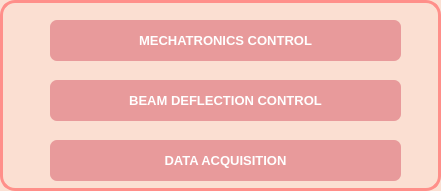
     <widget class="QWidget" name="widget_17" native="true">
      <property name="geometry">
       <rect>
        <x>1290</x>
        <y>130</y>
        <width>441</width>
        <height>191</height>
       </rect>
      </property>
      <property name="autoFillBackground">
       <bool>false</bool>
      </property>
      <property name="styleSheet">
       <string notr="true">border: 3px solid #ff8f8a;
border-radius: 15px;
background-color:#fbdfd2;</string>
      </property>
      <widget class="QLabel" name="mechStatus">
       <property name="geometry">
        <rect>
         <x>50</x>
         <y>20</y>
         <width>351</width>
         <height>41</height>
        </rect>
       </property>
       <property name="font">
        <font>
         <pointsize>10</pointsize>
         <weight>75</weight>
         <bold>true</bold>
        </font>
       </property>
       <property name="styleSheet">
        <string notr="true">border-radius:7px;
border:none;
background-color: rgba(232,154,155,255);
color:white;</string>
       </property>
       <property name="text">
        <string>MECHATRONICS CONTROL</string>
       </property>
       <property name="alignment">
        <set>Qt::AlignCenter</set>
       </property>
      </widget>
      <widget class="QLabel" name="scancardStatus">
       <property name="geometry">
        <rect>
         <x>50</x>
         <y>80</y>
         <width>351</width>
         <height>41</height>
        </rect>
       </property>
       <property name="font">
        <font>
         <pointsize>10</pointsize>
         <weight>75</weight>
         <bold>true</bold>
        </font>
       </property>
       <property name="styleSheet">
        <string notr="true">border-radius:7px;
border:none;
background-color: rgba(232,154,155,255);
color:white;</string>
       </property>
       <property name="text">
        <string>BEAM DEFLECTION CONTROL</string>
       </property>
       <property name="alignment">
        <set>Qt::AlignCenter</set>
       </property>
      </widget>
      <widget class="QLabel" name="tempStatus">
       <property name="geometry">
        <rect>
         <x>50</x>
         <y>140</y>
         <width>351</width>
         <height>41</height>
        </rect>
       </property>
       <property name="font">
        <font>
         <pointsize>10</pointsize>
         <weight>75</weight>
         <bold>true</bold>
        </font>
       </property>
       <property name="styleSheet">
        <string notr="true">border-radius:7px;
border:none;
background-color: rgba(232,154,155,255);
color:white;</string>
       </property>
       <property name="text">
        <string>DATA ACQUISITION</string>
       </property>
       <property name="alignment">
        <set>Qt::AlignCenter</set>
       </property>
      </widget>
     </widget>
